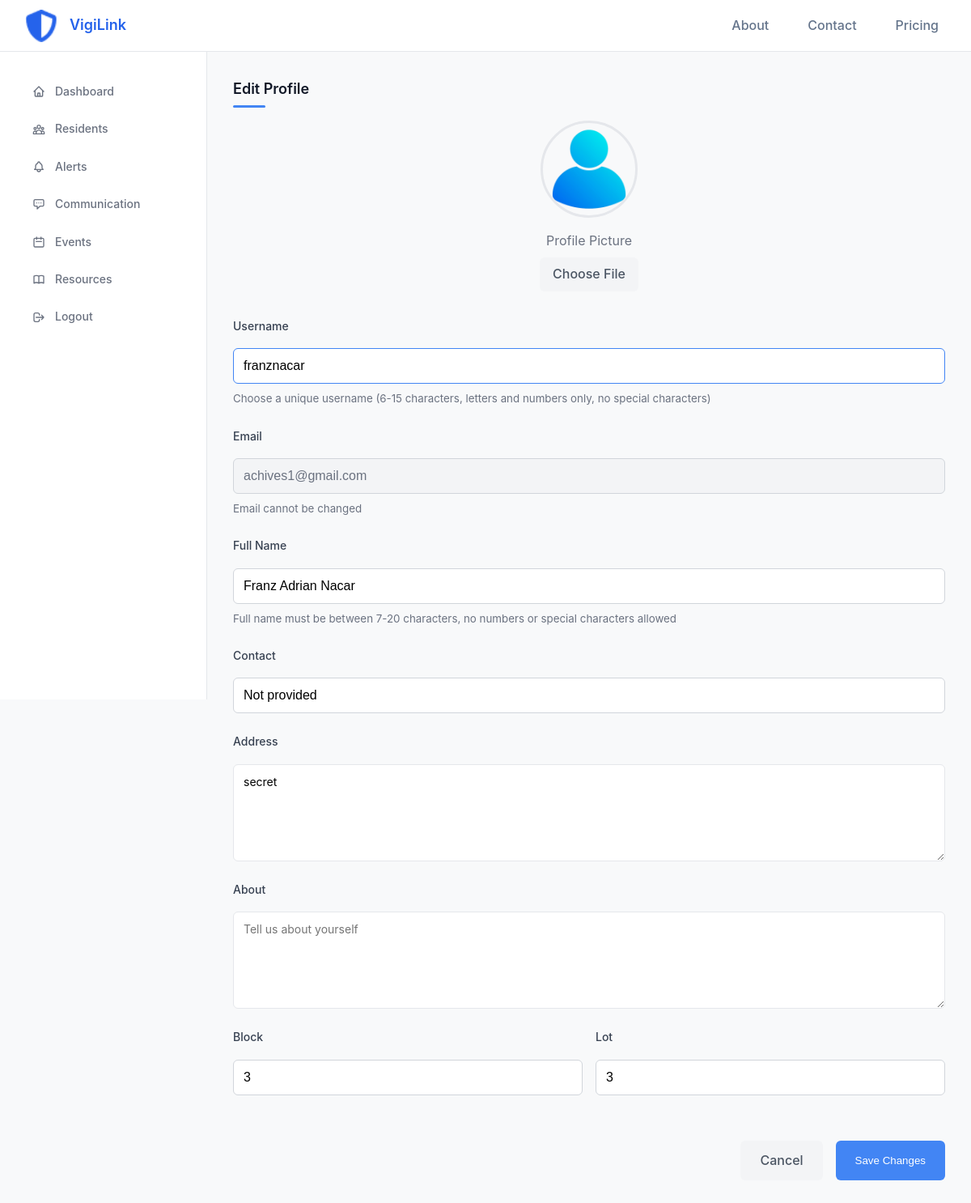
Screenshot of /user/profile/edit/ (signed in) with the database file from the repository.
### accounts/models.py (models this page shows, shortened)
class User(AbstractUser):
    first_name = None
    last_name = None
    ROLE_CHOICES = (
        ('guest', 'Guest'),
        ('resident', 'Resident'),
        ('communityowner', 'Community Owner'),
        ('security', 'Security'),
        ('admin', 'Admin'),
    )
    full_name = models.CharField(max_length=300, blank=True)
    city = models.ForeignKey(City, on_delete=models.SET_NULL, null=True, blank=True)
    district = models.ForeignKey(District, on_delete=models.SET_NULL, null=True, blank=True)
    contact = models.CharField(max_length=50, blank=True)
    is_verified = models.BooleanField(default=False)
    verification_code = models.CharField(max_length=6, blank=True, null=True)
    verification_code_created = models.DateTimeField(null=True, blank=True)
    profile_picture = models.ImageField(upload_to='profile_pictures/', default='accounts/static/accounts/images/profile.png', blank=True, null=True)
    profile_picture_url = models.URLField(max_length=500, blank=True, null=True)  # For Dropbox URLs
    role = models.CharField(max_length=20, choices=ROLE_CHOICES, default='guest')
    address = models.TextField(blank=True)
    block = models.CharField(max_length=50, blank=True)
    lot = models.CharField(max_length=50, blank=True)
    about = models.TextField(blank=True, help_text='A short bio or description about yourself')
    objects = CustomUserManager()
    USERNAME_FIELD = 'username'
    REQUIRED_FIELDS = ['email', 'full_name']
    class Meta:
        verbose_name = _('user')
        verbose_name_plural = _('users')
    def __str__(self):
        return self.username

### user_panel/views.py (the view, shortened to what this page needs)
# urls.py: path('profile/edit/', views.edit_profile, name='edit_profile'),
@login_required
def edit_profile(request):
    context = {
        'user': request.user
    }
    try:
        return render(request, 'dashboard/edit_profile.html', context)
    except Exception as e:
        logger.error(f"Error editing profile: {str(e)}")
        messages.error(request, f"Error updating profile: {str(e)}")
        return redirect('user_panel:view_profile')

### user_panel/templates/dashboard/edit_profile.html (shortened to what this page needs)
{% extends 'dashboard/base.html' %}
{% load static %}
{% block extra_css %}
<link rel="stylesheet" href="{% static 'dashboard/css/view_profile.css' %}">
{% endblock %}
{% block content %}
    <div class="profile-edit-container">
        <h1 class="section-title">Edit Profile</h1>
        <form method="post" enctype="multipart/form-data" action="{% url 'user_panel:edit_profile' %}">
            <div class="profile-picture-container">
                <div class="profile-picture-preview">
                    {% if user.profile_picture_url %}
                        <img id="profile-image-preview" src="{{ user.profile_picture_url }}?{% now 'U' %}" alt="{{ user.full_name }}" onerror="this.src='/static/accounts/images/profile.png'">
                    {% elif user.profile_picture %}
                        <img id="profile-image-preview" src="{{ user.profile_picture.url }}?{% now 'U' %}" alt="{{ user.full_name }}" onerror="this.src='/static/accounts/images/profile.png'">
                    {% else %}
                        <img id="profile-image-preview" src="/static/accounts/images/profile.png" alt="{{ user.full_name }}">
                    {% endif %}
                </div>
                <div class="profile-picture-upload">
                    <span>Profile Picture</span>
                    <label for="profile_picture" class="file-input-label">Choose File</label>
                </div>
            </div>
            <div class="form-group">
                <label for="username" class="form-label">Username</label>
                <input type="text" id="username" name="username" class="form-control" value="{{ user.username }}" style="border-color: #4285f4;">
                <small>Choose a unique username (6-15 characters, letters and numbers only, no special characters)</small>
            </div>
            <div class="form-group">
                <label for="email" class="form-label">Email</label>
                <input type="email" id="email" name="email" class="form-control non-editable-field" value="{{ user.email }}" readonly>
                <small>Email cannot be changed</small>
            </div>
            <div class="form-group">
                <label for="full_name" class="form-label">Full Name</label>
                <input type="text" id="full_name" name="full_name" class="form-control" value="{{ user.full_name }}" required>
                <small>Full name must be between 7-20 characters, no numbers or special characters allowed</small>
            </div>
            <div class="form-group">
                <label for="contact" class="form-label">Contact</label>
                <input type="text" id="contact" name="contact" class="form-control" value="{{ user.contact }}">
            </div>
            <div class="form-group">
                <label for="address" class="form-label">Address</label>
                <textarea id="address" name="address" class="form-control" rows="3">{{ user.address }}</textarea>
            </div>
            <div class="form-group">
                <label for="about" class="form-label">About</label>
                <textarea id="about" name="about" class="form-control" rows="4" placeholder="Tell us about yourself">{{ user.about }}</textarea>
            </div>
            <div class="form-row" style="display: flex; gap: 1rem;">
                <div class="form-group" style="flex: 1;">
                    <label for="block" class="form-label">Block</label>
                    <input type="text" id="block" name="block" class="form-control" value="{{ user.block }}">
                </div>
                <div class="form-group" style="flex: 1;">
                    <label for="lot" class="form-label">Lot</label>
                    <input type="text" id="lot" name="lot" class="form-control" value="{{ user.lot }}">
                </div>
            </div>
            <div class="form-actions">
                <a href="{% url 'user_panel:view_profile' %}" class="btn-cancel">Cancel</a>
                <button type="submit" class="btn-save" id="saveButton" disabled style="font-weight: 500;">Save Changes</button>
            </div>
        </form>
    </div>
{% endblock %}

### user_panel/static/dashboard/css/dashboard_styles.css (style rules this page uses)
* { margin: 0; padding: 0; box-sizing: border-box; }
body { font-family: -apple-system, BlinkMacSystemFont, 'Segoe UI', Roboto, 'Helvetica Neue', Arial, sans-serif; background-color: #fafafa; color: #1f2937; line-height: 1.6; }

### user_panel/static/dashboard/css/post_styles.css (style rules this page uses)
.form-group { display: flex; flex-direction: column; gap: 0.5rem; }
.form-group label { font-weight: 500; color: #374151; font-size: 0.875rem; }
.form-group textarea { padding: 0.75rem; border: 1px solid #e5e7eb; border-radius: 0.375rem; resize: vertical; min-height: 120px; font-family: inherit; font-size: 0.875rem; }
.form-actions { display: flex; justify-content: flex-end; gap: 1rem; margin-top: 1rem; }

### user_panel/static/dashboard/css/view_profile.css (style rules this page uses)
* { margin: 0; padding: 0; box-sizing: border-box; }
body { font-family: -apple-system, BlinkMacSystemFont, 'Segoe UI', Roboto, 'Helvetica Neue', Arial, sans-serif; background-color: #f8f9fa; color: #6b7280; line-height: 1.6; }
.section-title { font-size: 1.125rem; font-weight: 600; color: #111827; margin-bottom: 1rem; position: relative; padding-bottom: 0.5rem; }
.section-title:after { content: ''; position: absolute; bottom: 0; left: 0; width: 40px; height: 3px; background: #4285f4; border-radius: 3px; }

### user_panel/templates/dashboard/edit_profile.html (style rules this page uses)
.form-group { margin-bottom: 1.5rem; }
.form-label { display: block; margin-bottom: 0.5rem; font-weight: 500; color: #4b5563; }
.form-control { width: 100%; padding: 0.75rem; border: 1px solid #d1d5db; border-radius: 0.375rem; font-size: 1rem; transition: border-color 0.2s; }
.form-actions { display: flex; justify-content: flex-end; gap: 1rem; margin-top: 2rem; }
.btn-cancel { background: #f3f4f6; color: #4b5563; border: none; padding: 0.75rem 1.5rem; border-radius: 0.375rem; font-weight: 500; cursor: pointer; transition: all 0.2s; text-decoration: none; }
.btn-save { background: #4285f4; color: white; border: none; padding: 0.75rem 1.5rem; border-radius: 0.375rem; font-weight: 500; cursor: pointer; transition: all 0.2s; }
.profile-picture-container { display: flex; flex-direction: column; align-items: center; margin-bottom: 2rem; }
.profile-picture-preview { width: 120px; height: 120px; border-radius: 50%; overflow: hidden; margin-bottom: 1rem; border: 3px solid #e5e7eb; }
.profile-picture-preview img { width: 100%; height: 100%; object-fit: cover; }
.profile-picture-upload { display: flex; flex-direction: column; align-items: center; }
.file-input-label { background: #f3f4f6; color: #4b5563; padding: 0.5rem 1rem; border-radius: 0.375rem; font-weight: 500; cursor: pointer; transition: all 0.2s; margin-top: 0.5rem; }
.non-editable-field { background-color: #f3f4f6; color: #6b7280; cursor: not-allowed; }

### rows the page displays
User: username "franznacar", email "achives1@gmail.com", full_name "Franz Adrian Nacar", contact "Not provided", address "secret", block "3", lot "3"
